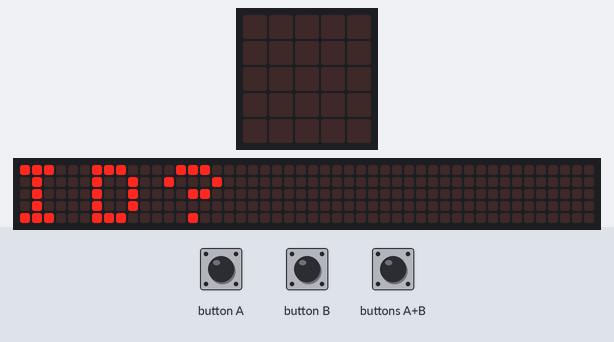
This program was run on a simulated Calliope mini (MakeCode). Parts: the board's 5×5 LED display, a strip that is not on the board, showing the scrolling text unrolled. The inputs (shaded band) are chosen by the test bench. The 48×5 strip is a reading aid, not a part: it shows the text the display is scrolling, unrolled, one strip-width of it at a time.

Above: at 3.4 s.
4.9 s: button A pressed for 0.15 s
At 6.1 s:
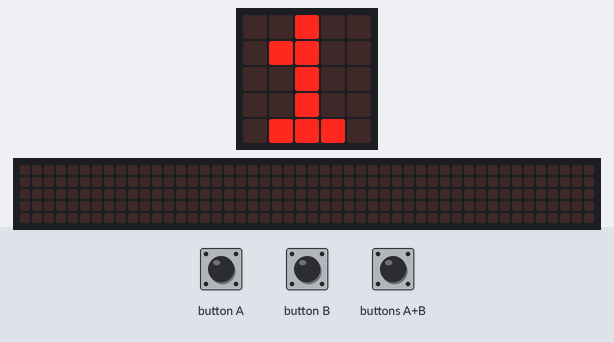
At 8.0 s:
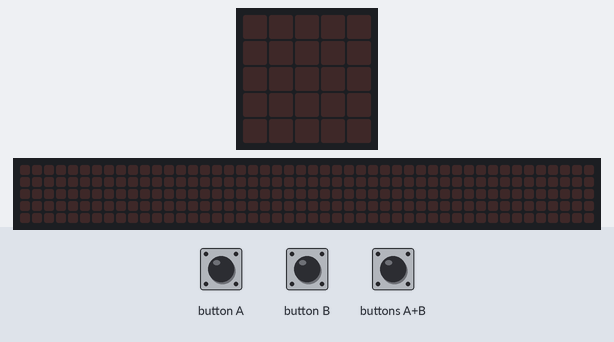
Timing chart, 0 to 9.5 s (numbered marks = the images above; inputs shaded):
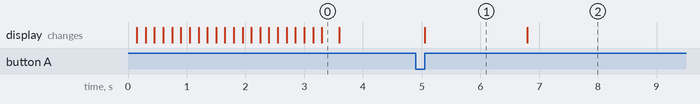

The program:

main.ts
```typescript
input.onButtonEvent(Button.A, input.buttonEventClick(), function () {
    if (idgesetzt == false) {
        meineid = 1
        idgesetzt = true
        basic.showNumber(1)
        basic.pause(1000)
        basic.clearScreen()
    }
})
input.onButtonEvent(Button.AB, input.buttonEventClick(), function () {
    if (idgesetzt == false) {
        meineid = 3
        idgesetzt = true
        basic.showNumber(3)
        basic.pause(1000)
        basic.clearScreen()
    }
})
input.onButtonEvent(Button.B, input.buttonEventClick(), function () {
    if (idgesetzt == false) {
        meineid = 2
        idgesetzt = true
        basic.showNumber(2)
        basic.pause(1000)
        basic.clearScreen()
    }
})
let idgesetzt = false
let meineid = 0
radio.setGroup(77)
meineid = 0
idgesetzt = false
let aufgabe = 0
let habegesendet = false
basic.showString("ID?")
basic.forever(function () {

})
```

test.ts
```typescript
// Hier kann man Tests durchführen; diese Datei wird nicht kompiliert, wenn dieses Paket als Erweiterung verwendet wird.
```

Measured:
- after the input at 4.9 s, the display: changes after 0.15 s (image 1)
- what the display in image 1 shows lasts 1.7 s, from 5.1 s to 6.8 s
